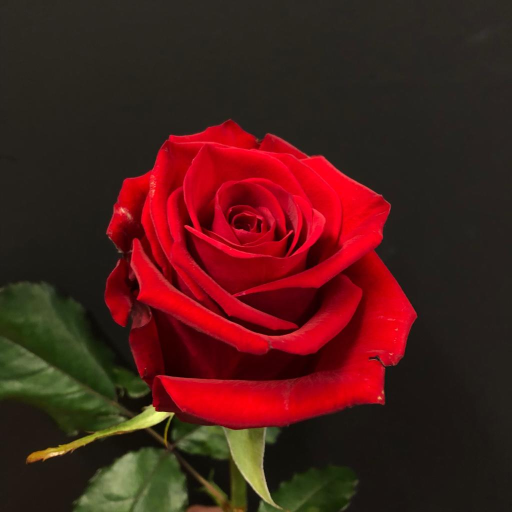
#> input picture Red.jpg, 1024 x 1024 px (shown at 1/2 size)
$ python masking.py
#> lines starting #> are read from the running program, lines starting #| are printed output that depends on the picture; after the words box and inside, x2 and y2 are one past the last pixel; in counts of white or black regions, pixels touching at a corner belong together
import matplotlib.pyplot as plt
import cv2
import numpy as np

def main():
    img_path = 'Red.jpg'
    image_rgb = plt.imread(img_path)
#> image_rgb is the input picture: shape (1024, 1024, 3); mean R, G, B 74.6, 30, 25.9
    w,h = image_rgb.shape[:2]
#> w = 1024; h = 1024
    print(w,h)
#| 1024 1024

    image_grayscale = cv2.cvtColor(image_rgb, cv2.COLOR_RGB2GRAY)
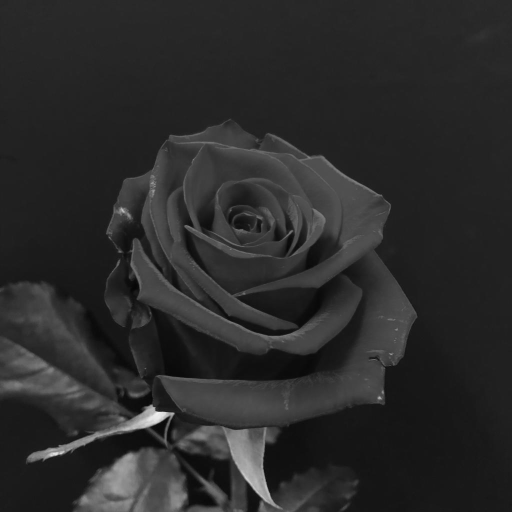
#> image_grayscale: shape (1024, 1024) (shown at 1/2 size); min 4, max 240, mean 42.8
    mask_shell = np.zeros((w,h), dtype = np.uint8)

    for i in range(300,900):
        for j in range(200,600):
            mask_shell[i][j] = 255

    outputImage = cv2.bitwise_and(image_grayscale, image_grayscale, mask = mask_shell)
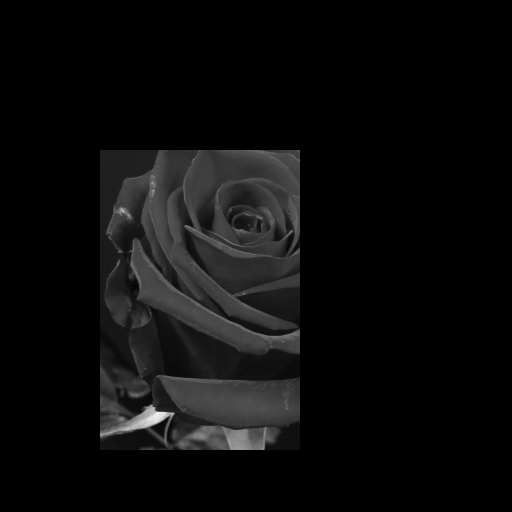
#> outputImage: shape (1024, 1024) (shown at 1/2 size); min 0, max 240, mean 11.7

    images = [image_rgb, image_grayscale, mask_shell, outputImage]
    titles = ['RGB','Grayscale', 'Mask Shell', 'Output Image']

    plot_img(images, titles)

def plot_img(image_set, title_set):
    n = len(image_set)
#> n = 4
    plt.figure(figsize = (20, 20))
    for i in range(n):
        img = image_set[i]
        ch = len(img.shape)

        plt.subplot( 4, 3, i + 1)
        if (ch == 3):
            plt.imshow(image_set[i])
        else:
            plt.imshow(image_set[i], cmap = 'gray')
        plt.title(title_set[i])
#> this loop made 4 passes
#> pass 3, in plot_img, `img = image_set[i]`:
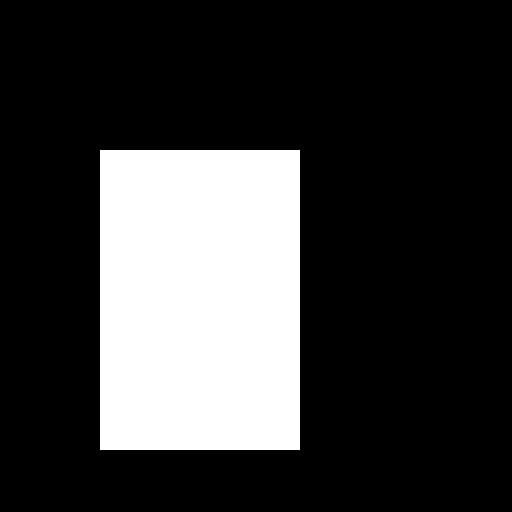
#> img: shape (1024, 1024) (shown at 1/2 size); 22.9% white; 1 white region, box (x1, y1, x2, y2) and area: (200, 300, 600, 900) 240000

    plt.show()
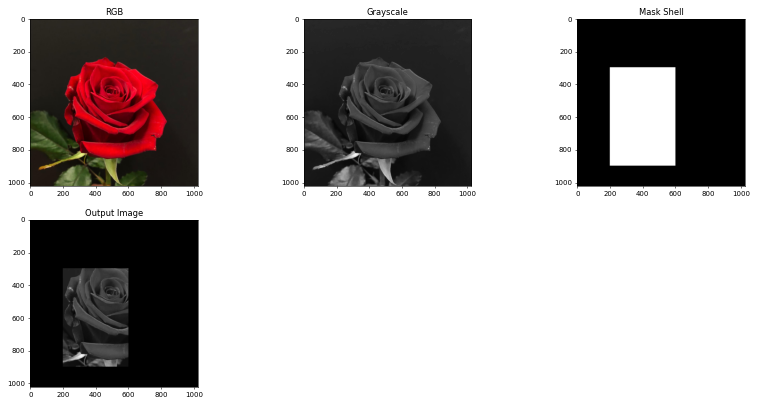
#> figure drawn by matplotlib, 4 panels


if __name__ == '__main__':
    main()
